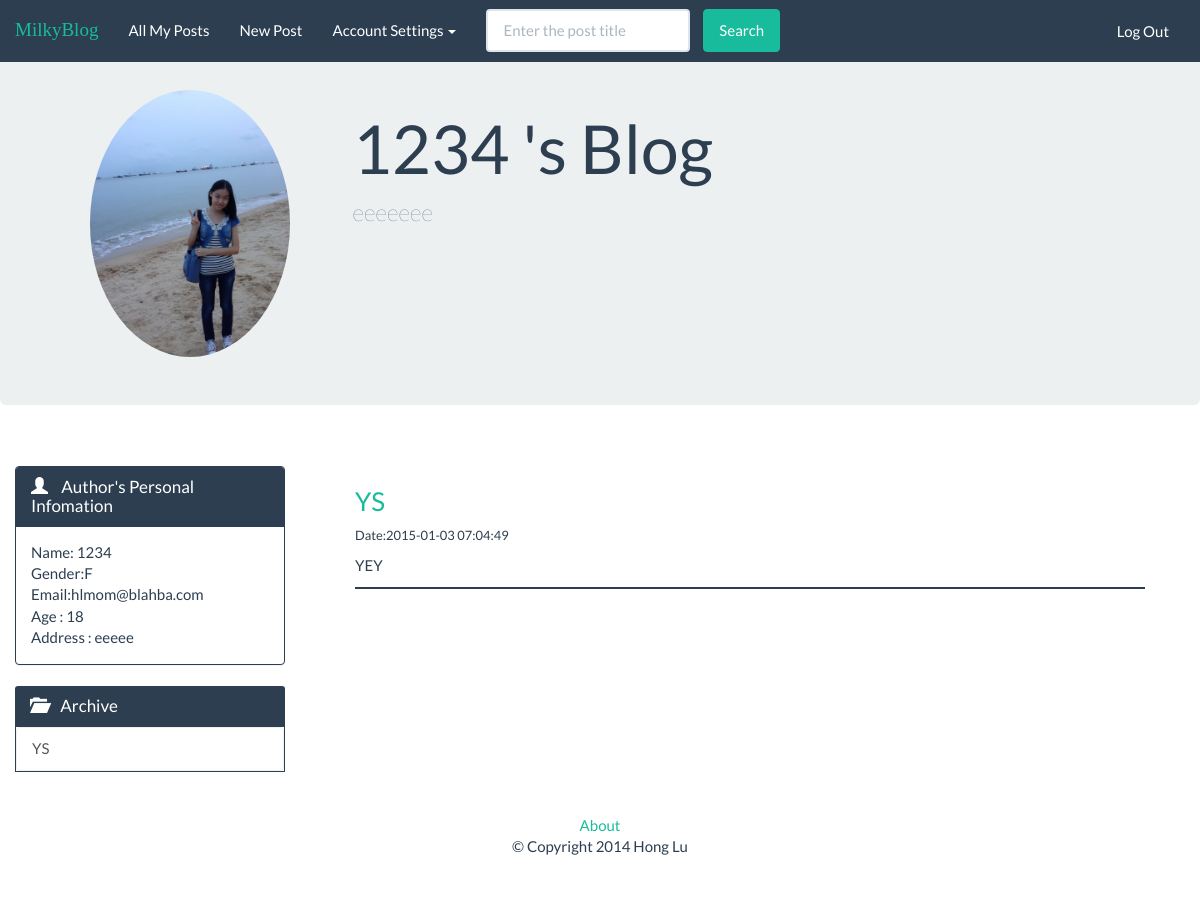
The page /view/all_posts.php?uid=1 (signed in) on the database as committed earlier.
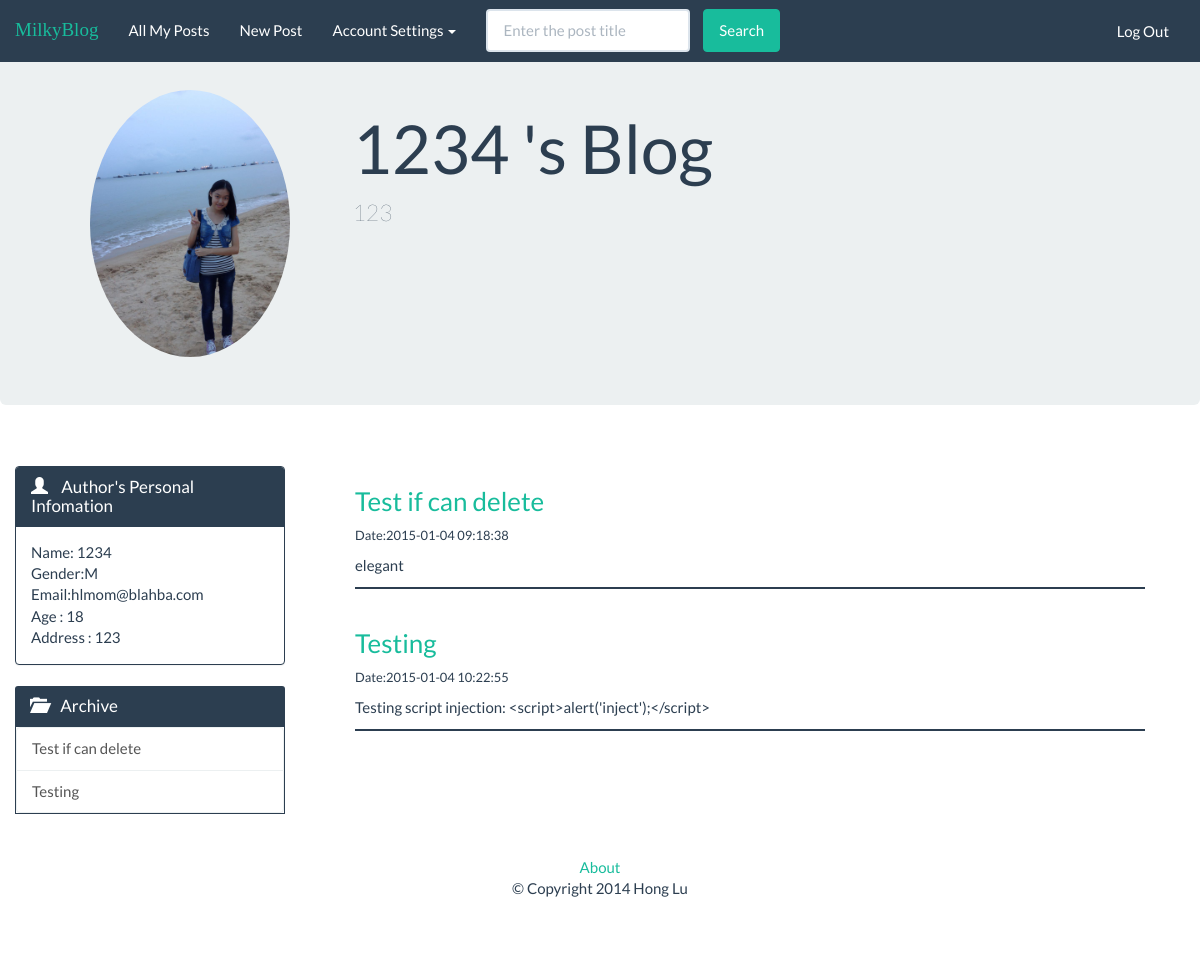
The same page on the database as committed later.
### tables this page shows
CREATE TABLE IF NOT EXISTS `users` (
`uid` bigint(20) unsigned NOT NULL,
  `gender` varchar(40) NOT NULL,
  `user_name` varchar(20) NOT NULL,
  `password` varchar(20) NOT NULL,
  `email` varchar(40) NOT NULL,
  `pf_name` varchar(40) NOT NULL,
  `age` int(11) NOT NULL,
  `address` text NOT NULL,
  `intro` text NOT NULL,
  `img` text NOT NULL
);

CREATE TABLE IF NOT EXISTS `posts` (
`post_id` bigint(20) unsigned NOT NULL,
  `heading` text NOT NULL,
  `abstract` text NOT NULL,
  `content` text NOT NULL,
  `date` timestamp NOT NULL DEFAULT CURRENT_TIMESTAMP ON UPDATE CURRENT_TIMESTAMP,
  `user_name` varchar(20) NOT NULL,
  `uid` int(11) NOT NULL
);

### src/model/users.php (called while the page is built, shortened)
<?php
    function getUserInfo($uid){
        $db = opendb();
        $sql = "SELECT * FROM users WHERE uid = '$uid' ";
        $result= $db->query($sql);
        if(!$result = $db->query($sql)){
            die('There was an error running the query [' . $db->error . ']');
        }
        $row = $result->fetch_assoc();
        return $row;
    }
?>

### src/model/posts.php (called while the page is built, shortened)
<?php
    function getAllPosts ($uid) {
      $db = opendb();
      if (!$result = $db->query("SELECT * FROM posts WHERE uid='$uid'")){
        die('There was an error running the query [' . $db->error . ']');
      }
      $posts = array();
      while ($row = $result->fetch_assoc()) {
        array_push($posts, $row);
      }
      return $posts;
    }
?>

### src/view/all_posts.php (the view, shortened to what this page needs)
<html>
    <head>
        <?php require_once('common/header.php') ?>
    </head>
    <body>
        <?php
        require_once("common/new_nav.php");
        ?>
        <div class="container-fluid">
            <?php require_once("common/page_header.php");?>
        </div>
        <div class="container-fluid">
            <div class="row">
                <?php require_once("common/left_panel.php"); ?>
                <div class="col-lg-9">
                    <?php $posts = getAllPosts($uid);
                    if ($posts){
                        foreach ($posts as $post) {
                        echo '<div class="MyPostPanel">
                            <h3><a href="single_post.php?post='.$post['post_id'].'">' .$post['heading']. '</a></h3>
                            <small>Date:' . $post['date'] .  '</small>
                            <p>' . $post['abstract'] . '</p>
                            </div>';
                        }
                    }
                    ?>
                </div>
            </div>
            <?php require_once('common/footer.php') ?>
        </div>
    </body>
</html>

### src/view/common/header.php (shortened to what this page needs)
<link rel="stylesheet" href="../static/css/bootstrap.css" type="text/css">
<link rel="stylesheet" href="../static/css/style.css" type="text/css">

### src/view/common/new_nav.php (shortened to what this page needs)
<nav id="autohide_navbar" class="navbar navbar-default navbar-fixed-top">
    <div class="navbar-header">
        <a class="navbar-brand" style="font-family:Papyrus" href="../index.php">MilkyBlog</a>
    </div>
    <div class="navbar-collapse collapse navbar-responsive-collapse">
        <ul class="nav navbar-nav">
            <li><a href="<?php echo "all_posts.php?uid=".$_SESSION['uid']; ?>">All My Posts</a></li>
            <li><a href="new_post.php">New Post</a></li>
            <li class="dropdown">
                <a href="#" class="dropdown-toggle" data-toggle="dropdown">Account Settings <b class="caret"></b></a>
            </li>
        </ul>
        <form class="navbar-form navbar-left" method="post" action="search_result.php">
            <input name="keyword" class="form-control" placeholder="Enter the post title" type="text">
            <button type="submit" class="btn btn-success" >Search</button>
        </form>
        <ul class="nav navbar-nav navbar-right">
            <li style="margin-right: 20px"><a class="btn" style="text-decoration:none;" href="manage_input/logout.php" >Log Out</a></li>
        </ul>
    </div>
</nav>

### src/view/common/page_header.php
<?php $user = getUserInfo($uid);?>
<div class="page-header" id="banner">
    <div class="row">
        <div class="jumbotron">
            <div class="container">
                <div class="col-lg-3">
                <img src="
                <?php
                if(empty($user['img'])){
                    echo "../static/uploads/default.jpg";
                }
                else{
                    echo "../static/uploads/".$user['img'];
                }
                ?>"
                style="max-width: 200px; max-height=200px;" class="img-circle"> </a>
                </div>
                <div class="col-lg-9">
                    <h1><?php echo $user['pf_name']." 's Blog"; ?> </h1>
                    <p class="lead">
                        <?php
                        if(empty($user['intro'])){
                            echo "Welcome to my blog!";
                        }
                        else{
                            echo $user['intro'];
                        }
                        ?>
                    </p>
              </div>
          </div>
        </div>
    </div>
</div>

### src/view/common/left_panel.php
<div class="col-lg-3">
    <div class="panel panel-primary">
    <div class="panel-heading">
        <h3 class="panel-title">
            <span class="glyphicon glyphicon-user" style="margin-right: 10px;" aria-hidden="true"></span>
            Author's Personal Infomation
        </h3>
    </div>
    <div class="panel-body">
        <?php $result = getUserInfo($uid);
        echo "Name: ". $result['pf_name']."<br>
        Gender:".$result['gender']." <br>
        Email:". $result['email']." <br>";
        if ($result['age'] != 0){
          echo "Age : ".$result['age']." <br>";
        }
        if (!empty($result['address'])){
          echo "Address : ".$result['address']." <br>";
        }
        ?>
    </div>
    </div>
    <div class="panel-primary">
        <div class="panel-heading">
            <h3 class="panel-title">
                <span class="glyphicon glyphicon-folder-open" style="margin-right: 10px;" aria-hidden="true"></span>
                Archive
            </h3>
        </div>
        <div class="panel-body" style="padding:0px; border: 1px solid #2c3e50">
            <div class="list-group" style="margin:0">
                <?php
                $posts = getAllPosts($uid);
                if ($posts){
                    foreach ($posts as $post) {
                        if (isset($_GET['post']) && ($post['post_id'] == $_GET['post'])){
                            echo '<a  class="list-group-item" style="background-color:#18bc9c" href="single_post.php?post='.$post['post_id'].'">' .$post['heading']. '</a>' ;
                        }
                        else{
                            echo '<a  class="list-group-item" href="single_post.php?post='.$post['post_id'].'">' .$post['heading']. '</a>' ;
                        }
                    }
                }
                else{
                    echo '<p style = "padding: 20px"> Current user has not created any post yet!';
                }
                ?>
            </div>
        </div>
    </div>
</div>

### src/view/common/footer.php
<div class="row">
  <div class="col-lg-12">
    <br><br>
      <p class="text-center"><a href="about.php">About</a><br> &copy; Copyright 2014 Hong Lu</p>
    <br><br>
  </div>
</div>

### src/static/css/style.css (style rules this page uses)
.MyPostPanel { border-bottom: 2px solid #2c3e50; margin: 40px; margin-top:0px; }
.navbar { margin-bottom: 0; }

Rows that differ between the two databases and show on the page:
removed posts: heading "YS", date "2015-01-03 07:04:49", abstract "YEY"
changed users "hlmom@blahba.com": intro "eeeeeee" → "123"; gender "F" → "M"; address "eeeee" → "123"
added posts: heading "Test if can delete", date "2015-01-04 09:18:38", abstract "elegant"
added posts: heading "Testing", date "2015-01-04 10:22:55", abstract "Testing script injection: <script>alert('inject');</script>"
